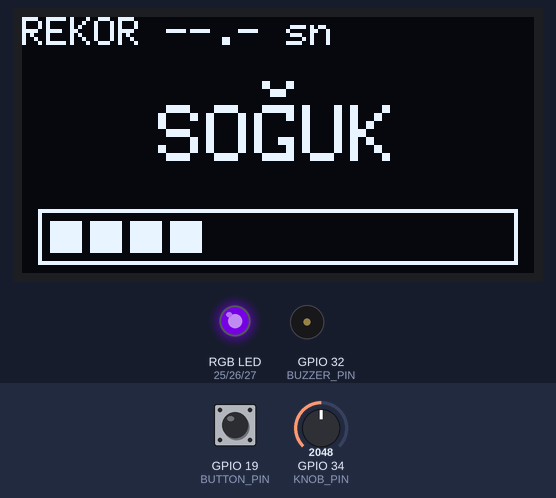
Recording of a sketch running on a simulated ESP32. Shown: 128×64 one-colour display, an RGB LED mixed from three pins (HIGH = lit), buzzer (waves = sounding). The test bench sets the inputs (shaded band); at power-on: GPIO 34 (KNOB_PIN) = 2048, GPIO 19 (BUTTON_PIN) HIGH. Dim RGB values are drawn brighter than linear; random numbers use the default seed unless the sketch sets one; EEPROM starts erased.

Above: at 1.2 s.
1.3 s: GPIO 34 (KNOB_PIN) set to 2866
At 1.99 s:
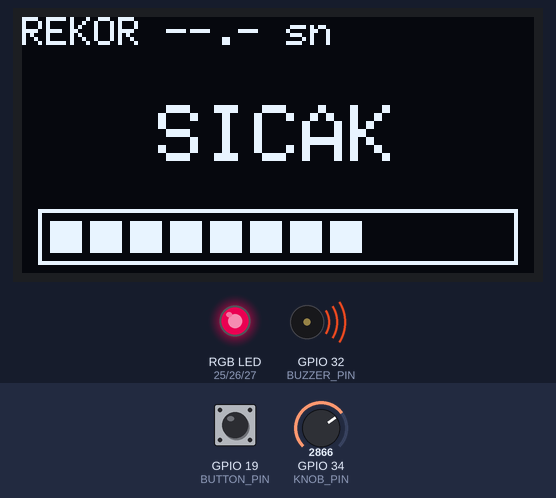
3.7 s: GPIO 19 (BUTTON_PIN) pulled LOW for 0.15 s
At 4.3 s:
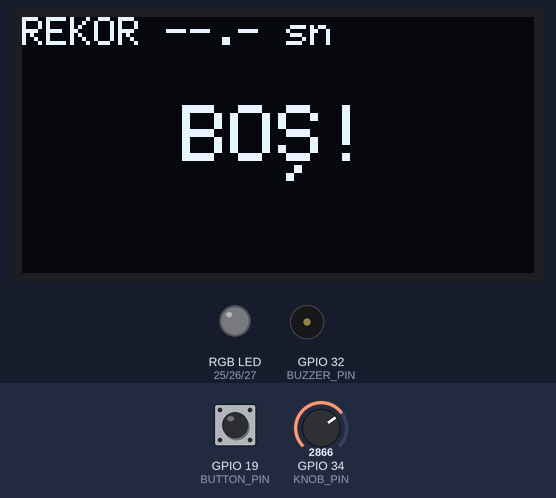
4.4 s: GPIO 34 (KNOB_PIN) set to 3603
At 5.29 s:
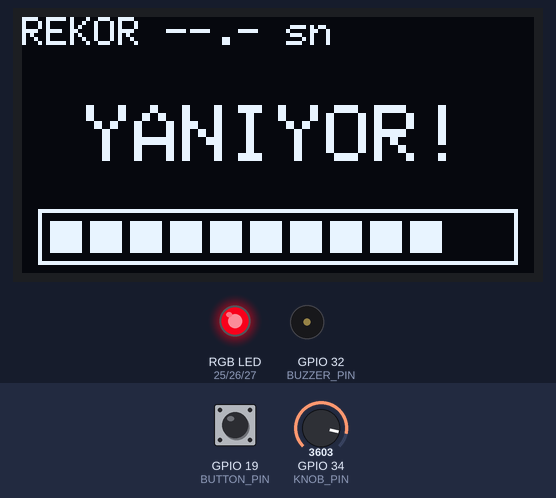
6.9 s: GPIO 34 (KNOB_PIN) set to 1228
At 8.1 s:
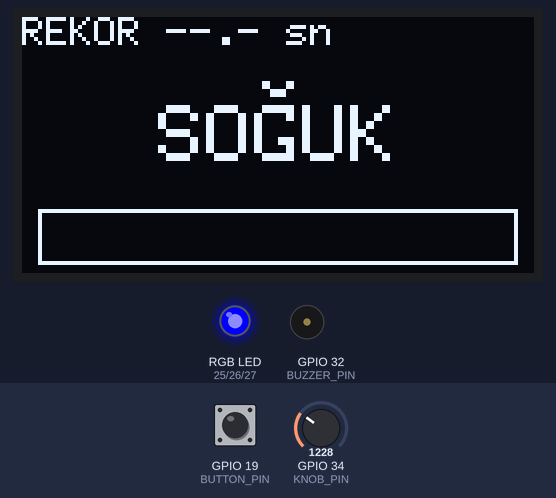
9.7 s: GPIO 34 (KNOB_PIN) set to 2047
At 9.95 s:
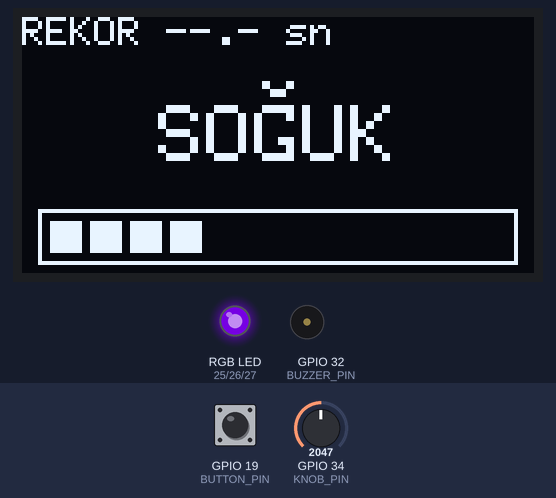
12.1 s: GPIO 34 (KNOB_PIN) set to 4095
At 13.1 s:
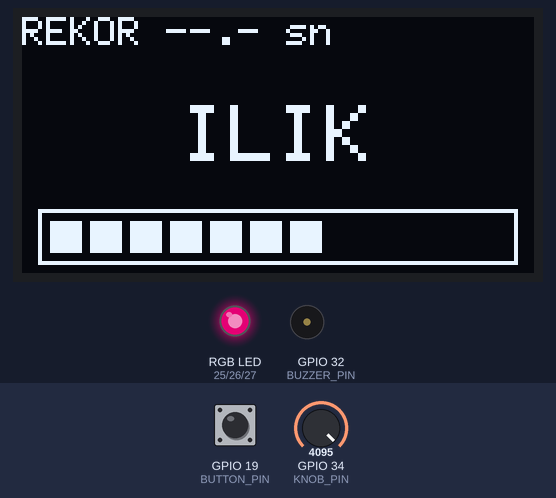
Timing chart, 0 to 15.1 s (numbered marks = the images above; inputs shaded):
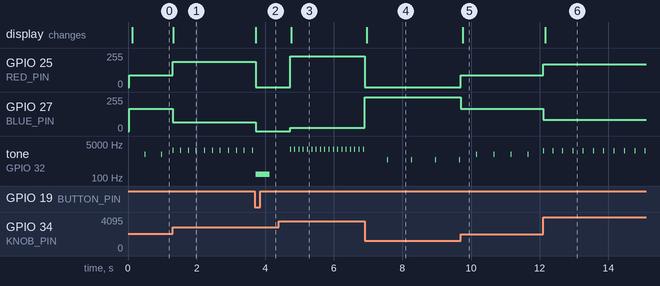

The sketch:

treasure_detector_2.ino
```cpp
// Pin by Pin Lab - extra project 08: Treasure Detector 2.0 (Hazine Dedektörü 2.0)
// The episode 10 circuit (OLED, button, passive buzzer) + a knob and an RGB LED.
//   OLED 0.96" I2C (SSD1306, 0x3C): SDA -> GPIO 21, SCL -> GPIO 22, VCC -> 3V3, GND -> GND   (as in episode 10)
//   button: GPIO 19 -> button -> GND (INPUT_PULLUP)                                         (as in episode 10)
//   passive buzzer: GPIO 32 -> buzzer + , buzzer - -> GND                                     (as in episode 10)
//   knob (10k potentiometer): outer legs 3V3 and GND, middle leg -> GPIO 34                  (new)
//   RGB LED (common cathode): red 25, green 26, blue 27, each through a 220 ohm resistor     (new)
// Libraries: "Adafruit SSD1306" (Library Manager also installs "Adafruit GFX" and "Adafruit BusIO").
//
// How to play: a treasure is hidden somewhere on the knob (a number 0 .. 99). Turn the knob to search.
//   far away -> the LED glows cold blue, the buzzer ticks slowly and low, the screen says SOĞUK (cold)
//   closer   -> the color warms up to red, the ticks get faster and higher, like a Geiger counter
//   on it    -> YANIYOR! (burning). Press the button to dig (KAZ!):
//               right spot  -> a fanfare, HAZİNE! and your time; the best time is saved with Preferences
//                              (it survives unplugging, as in episode 10), then the treasure hides again
//               wrong spot  -> a low buzz: BOŞ! (empty)

#include <Wire.h>
#include <Adafruit_GFX.h>
#include <Adafruit_SSD1306.h>
#include <Preferences.h>

const int KNOB_PIN = 34;
const int RED_PIN = 25;
const int GREEN_PIN = 26;
const int BLUE_PIN = 27;
const int BUTTON_PIN = 19;
const int BUZZER_PIN = 32;
const bool COMMON_ANODE = false;   // common anode RGB LED? set true (long leg to 3V3, episode 5)

Adafruit_SSD1306 screen(128, 64, &Wire, -1);
Preferences prefs;

int secret = 73;                 // where the treasure is hidden (0 .. 99)
unsigned long huntStart = 0;     // when this hunt started (ms)
unsigned long best = 0;          // best time in ms (0 = no record yet)

unsigned long lastTick = 0;      // the Geiger clicks
unsigned long lastDraw = 0;      // the screen is redrawn 10 times a second
int lastButton = HIGH;           // edge detection + debounce, as in episode 4
unsigned long lastChange = 0;

void setColor(int r, int g, int b) {
  if (COMMON_ANODE) {
    r = 255 - r;
    g = 255 - g;
    b = 255 - b;
  }
  analogWrite(RED_PIN, r);
  analogWrite(GREEN_PIN, g);
  analogWrite(BLUE_PIN, b);
}

// The OLED's built-in font has no Turkish letters. So in our words a small letter means
// "the capital letter with its Turkish mark": g = Ğ, i = İ, s = Ş. We print the capital
// and draw the little mark (breve, dot, cedilla) ourselves, pixel by pixel.
void bigWord(const char* word, int y) {
  int size = 2;                                // every letter is 12 x 16 pixels
  int x = (128 - strlen(word) * 6 * size) / 2; // centered
  screen.setTextSize(size);
  for (int i = 0; word[i] != 0; i++) {
    char c = word[i];
    int cx = x + i * 6 * size;
    screen.setCursor(cx, y);
    if (c == 'g') {
      screen.print('G');
      screen.fillRect(cx + 2, y - 6, 2, 2, SSD1306_WHITE);   // the breve of Ğ: a tiny "v"
      screen.fillRect(cx + 4, y - 4, 4, 2, SSD1306_WHITE);
      screen.fillRect(cx + 8, y - 6, 2, 2, SSD1306_WHITE);
    } else if (c == 'i') {
      screen.print('I');
      screen.fillRect(cx + 4, y - 5, 2, 2, SSD1306_WHITE);   // the dot of İ
    } else if (c == 's') {
      screen.print('S');
      screen.fillRect(cx + 4, y + 15, 2, 2, SSD1306_WHITE);  // the cedilla of Ş
      screen.fillRect(cx + 2, y + 17, 2, 2, SSD1306_WHITE);
    } else {
      screen.print(c);
    }
  }
}

// top line: the record, e.g. "REKOR 12.4 sn"
void topLine() {
  screen.setTextSize(1);
  screen.setCursor(0, 0);
  if (best == 0) {
    screen.print("REKOR --.- sn");
  } else {
    screen.print("REKOR ");
    screen.print(best / 1000.0, 1);
    screen.print(" sn");
  }
}

// the search screen: a word for the heat and a hot-cold meter of 12 blocks
void drawHunt(int heat) {          // heat: 0 = far away .. 255 = right on it
  screen.clearDisplay();
  screen.setTextColor(SSD1306_WHITE);
  topLine();
  if (heat < 100) {
    bigWord("SOgUK", 22);          // cold
  } else if (heat < 180) {
    bigWord("ILIK", 22);           // warm
  } else if (heat < 230) {
    bigWord("SICAK", 22);          // hot
  } else {
    bigWord("YANIYOR!", 22);       // burning
  }
  screen.drawRect(4, 48, 120, 14, SSD1306_WHITE);
  int blocks = map(heat, 0, 255, 0, 12);
  for (int i = 0; i < blocks; i++) {
    screen.fillRect(7 + i * 10, 51, 8, 8, SSD1306_WHITE);
  }
  screen.display();
}

void hideTreasure(int knob) {      // a new hiding place, far enough from the knob
  do {
    secret = random(0, 100);
  } while (abs(secret - knob) < 30);
  huntStart = millis();
}

void fanfare() {                   // C6 E6 G6 C7 on the buzzer
  int notes[] = {1047, 1319, 1568, 2093};
  for (int i = 0; i < 4; i++) {
    tone(BUZZER_PIN, notes[i]);
    delay(i < 3 ? 120 : 350);
  }
  noTone(BUZZER_PIN);
}

void setup() {
  pinMode(RED_PIN, OUTPUT);
  pinMode(GREEN_PIN, OUTPUT);
  pinMode(BLUE_PIN, OUTPUT);
  pinMode(BUTTON_PIN, INPUT_PULLUP);
  Serial.begin(115200);
  screen.begin(SSD1306_SWITCHCAPVCC, 0x3C);
  prefs.begin("treasure", false);              // our drawer called "treasure"
  best = prefs.getULong("best", 0);            // the record survives unplugging
  randomSeed(analogRead(KNOB_PIN) + micros());
  hideTreasure(map(analogRead(KNOB_PIN), 0, 4095, 0, 99));
}

void loop() {
  unsigned long now = millis();
  int number = map(analogRead(KNOB_PIN), 0, 4095, 0, 99);  // the knob: 0 .. 99

  int distance = abs(number - secret);         // how far from the treasure?
  if (distance > 50) {
    distance = 50;
  }
  int heat = map(distance, 0, 50, 255, 0);      // 255 = right on it, 0 = far away
  setColor(heat, 0, 255 - heat);                // cold blue ... hot red

  // Geiger counter: close = fast and high ticks
  int tickEvery = map(distance, 0, 50, 60, 700);    // ms between ticks
  int pitch = map(distance, 0, 50, 3000, 800);      // Hz
  if (now - lastTick >= tickEvery) {
    lastTick = now;
    tone(BUZZER_PIN, pitch, 15);                     // a 15 ms click
  }

  if (now - lastDraw >= 100) {
    lastDraw = now;
    drawHunt(heat);
  }

  int b = digitalRead(BUTTON_PIN);
  if (b != lastButton && now - lastChange >= 50) {
    lastChange = now;
    lastButton = b;
    if (b == LOW) {                              // KAZ! (dig here)
      if (distance <= 2) {
        unsigned long found = now - huntStart;
        bool record = (best == 0 || found < best);
        if (record) {
          best = found;
          prefs.putULong("best", best);          // into the drawer
        }
        screen.clearDisplay();
        screen.setTextSize(1);
        screen.setCursor(0, 2);
        if (record) {
          screen.print("YENI REKOR!");
          screen.drawPixel(20, 0, SSD1306_WHITE);      // the dot of İ in YENİ (small font)
        } else {
          screen.print("BULDUN!");                     // found it!
        }
        bigWord("HAZiNE!", 22);
        screen.setTextSize(2);
        screen.setCursor(22, 46);
        screen.print(found / 1000.0, 1);
        screen.print(" sn");
        screen.display();
        setColor(255, 160, 0);                   // gold
        fanfare();
        delay(3000);                             // 3 s to enjoy the find
        hideTreasure(number);
      } else {
        screen.clearDisplay();
        topLine();
        bigWord("BOs!", 22);                     // BOŞ! = empty
        screen.display();
        setColor(0, 0, 0);
        tone(BUZZER_PIN, 150, 400);              // low buzz
        delay(1000);
      }
    }
  }
}
```

Measured:
- after the input at 1.3 s, GPIO 25 (RED_PIN): 87/255 → 189/255 at once; GPIO 27 (BLUE_PIN): 168/255 → 66/255 at once; the display: changes at once (image 1)
- after the input at 3.7 s, GPIO 25 (RED_PIN): 189/255 → 0/255 at once; GPIO 27 (BLUE_PIN): 66/255 → 0/255 at once; the display: changes at once (image 2)
- after the input at 6.9 s, GPIO 25 (RED_PIN): 230/255 → 0/255 at once; GPIO 27 (BLUE_PIN): 25/255 → 255/255 at once; the display: changes after 0.06 s (image 4)
- after the input at 9.7 s, GPIO 25 (RED_PIN): 0/255 → 87/255 at once; GPIO 27 (BLUE_PIN): 255/255 → 168/255 at once; the display: changes after 0.06 s (image 5)
- after the input at 12.1 s, GPIO 25 (RED_PIN): 87/255 → 169/255 at once; GPIO 27 (BLUE_PIN): 168/255 → 86/255 at once; the display: changes after 0.06 s (image 6)
- by itself, tone on GPIO 32 (BUZZER_PIN): alternates 2252 Hz for 0.01 s and silent for 0.29 s
